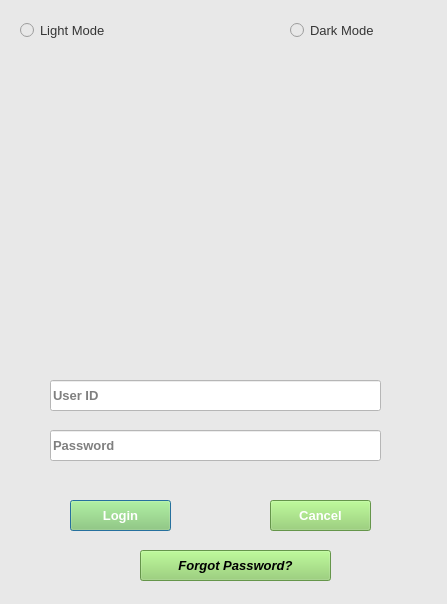
<?xml version="1.0" encoding="UTF-8"?>
<ui version="4.0">
 <class>Dialog</class>
 <widget class="QDialog" name="Dialog">
  <property name="geometry">
   <rect>
    <x>0</x>
    <y>0</y>
    <width>447</width>
    <height>604</height>
   </rect>
  </property>
  <property name="windowTitle">
   <string>Calendar-LogIn</string>
  </property>
  <property name="styleSheet">
   <string notr="true">background:rgb(232, 232, 232)
</string>
  </property>
  <widget class="QLineEdit" name="email_text">
   <property name="geometry">
    <rect>
     <x>50</x>
     <y>380</y>
     <width>331</width>
     <height>31</height>
    </rect>
   </property>
   <property name="font">
    <font>
     <pointsize>10</pointsize>
     <weight>75</weight>
     <bold>true</bold>
    </font>
   </property>
   <property name="styleSheet">
    <string notr="true">background-color: rgb(255,255,255)</string>
   </property>
   <property name="placeholderText">
    <string>User ID</string>
   </property>
  </widget>
  <widget class="QLineEdit" name="pass_text">
   <property name="geometry">
    <rect>
     <x>50</x>
     <y>430</y>
     <width>331</width>
     <height>31</height>
    </rect>
   </property>
   <property name="font">
    <font>
     <pointsize>10</pointsize>
     <weight>75</weight>
     <bold>true</bold>
    </font>
   </property>
   <property name="styleSheet">
    <string notr="true">background-color: rgb(255,255,255)</string>
   </property>
   <property name="echoMode">
    <enum>QLineEdit::Password</enum>
   </property>
   <property name="placeholderText">
    <string>Password</string>
   </property>
  </widget>
  <widget class="QPushButton" name="login_button">
   <property name="geometry">
    <rect>
     <x>70</x>
     <y>500</y>
     <width>101</width>
     <height>31</height>
    </rect>
   </property>
   <property name="font">
    <font>
     <pointsize>10</pointsize>
     <weight>75</weight>
     <bold>true</bold>
    </font>
   </property>
   <property name="styleSheet">
    <string notr="true">background: rgb(141, 209, 104);
color: rgb(255,255,255)</string>
   </property>
   <property name="text">
    <string>Login</string>
   </property>
  </widget>
  <widget class="QPushButton" name="cancel_button">
   <property name="geometry">
    <rect>
     <x>270</x>
     <y>500</y>
     <width>101</width>
     <height>31</height>
    </rect>
   </property>
   <property name="font">
    <font>
     <pointsize>10</pointsize>
     <weight>75</weight>
     <bold>true</bold>
    </font>
   </property>
   <property name="styleSheet">
    <string notr="true">background: rgb(141, 209, 104);
color: rgb(255,255,255)</string>
   </property>
   <property name="text">
    <string>Cancel</string>
   </property>
  </widget>
  <widget class="QPushButton" name="forgetpass_button">
   <property name="geometry">
    <rect>
     <x>140</x>
     <y>550</y>
     <width>191</width>
     <height>31</height>
    </rect>
   </property>
   <property name="font">
    <font>
     <family>MS Sans Serif</family>
     <pointsize>10</pointsize>
     <weight>75</weight>
     <italic>true</italic>
     <bold>true</bold>
    </font>
   </property>
   <property name="styleSheet">
    <string notr="true">background: rgb(141, 209, 104);
</string>
   </property>
   <property name="text">
    <string>Forgot Password?</string>
   </property>
  </widget>
  <widget class="QLabel" name="label">
   <property name="geometry">
    <rect>
     <x>0</x>
     <y>70</y>
     <width>431</width>
     <height>291</height>
    </rect>
   </property>
   <property name="styleSheet">
    <string notr="true">image: url(:/newPrefix/lti.jpg)</string>
   </property>
   <property name="text">
    <string/>
   </property>
  </widget>
  <widget class="QRadioButton" name="lightmode">
   <property name="geometry">
    <rect>
     <x>20</x>
     <y>20</y>
     <width>131</width>
     <height>20</height>
    </rect>
   </property>
   <property name="font">
    <font>
     <pointsize>10</pointsize>
    </font>
   </property>
   <property name="styleSheet">
    <string notr="true">color:rgb(53, 53, 53)</string>
   </property>
   <property name="text">
    <string>Light Mode</string>
   </property>
  </widget>
  <widget class="QRadioButton" name="darkmade">
   <property name="geometry">
    <rect>
     <x>290</x>
     <y>20</y>
     <width>111</width>
     <height>20</height>
    </rect>
   </property>
   <property name="font">
    <font>
     <pointsize>10</pointsize>
     <weight>50</weight>
     <bold>false</bold>
    </font>
   </property>
   <property name="styleSheet">
    <string notr="true">color:rgb(53, 53, 53)</string>
   </property>
   <property name="text">
    <string>Dark Mode</string>
   </property>
  </widget>
 </widget>
 <resources>
  <include location="test.qrc"/>
  <include location="source.qrc"/>
 </resources>
 <connections/>
</ui>
